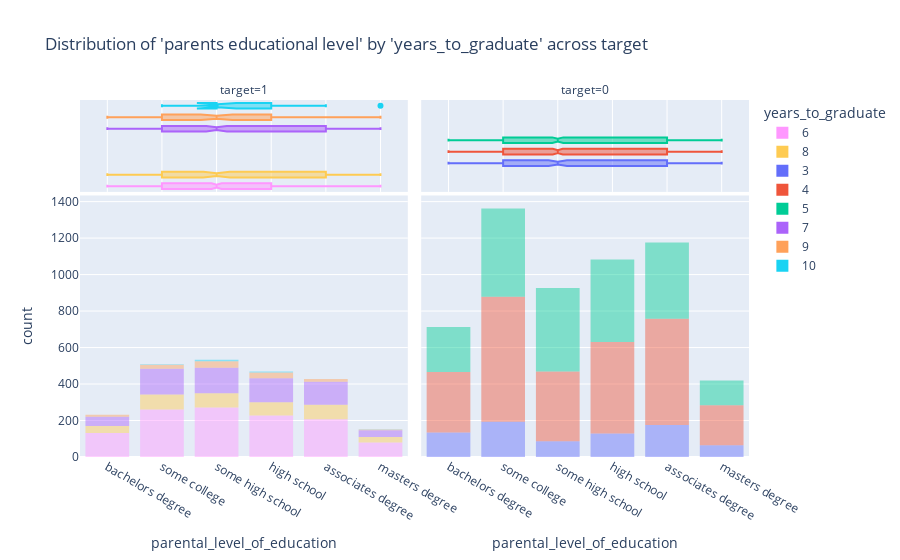

Source (notebook cell):
### Code cell
fig = px.histogram(df_full_train, 
                   x='parental_level_of_education', 
                   color='years_to_graduate', 
                   facet_col='target',
                   opacity=0.45,
                   category_orders=dict(years_to_graduate=['3', '4', '5', '6', '7', '8', '9', '10']),
                   marginal='box',
                   title="Distribution of 'parents educational level' by 'years_to_graduate' across target")
fig.show()

### Figure 1 — Plotly figure (JSON) as saved in the notebook; plotly's stock layout.template omitted (floating-point values rounded to 4 significant figures; data arrays with more than 128 entries replaced by an {"elided": "..."} marker saying what was removed)
{"data": [{"alignmentgroup": "True", "bingroup": "x", "hovertemplate": "years_to_graduate=6<br>target=1<br>parental_level_of_education=%{x}<br>count=%{y}<extra></extra>", "legendgroup": "6", "marker": {"color": "#FF97FF", "opacity": 0.45, "pattern": {"shape": ""}}, "name": "6", "offsetgroup": "6", "orientation": "v", "showlegend": true, "type": "histogram", "x": {"elided": "1178 str values"}, "xaxis": "x", "yaxis": "y"}, {"alignmentgroup": "True", "hovertemplate": "years_to_graduate=6<br>target=1<br>parental_level_of_education=%{x}<extra></extra>", "legendgroup": "6", "marker": {"color": "#FF97FF"}, "name": "6", "notched": true, "offsetgroup": "6", "showlegend": false, "type": "box", "x": {"elided": "1178 str values"}, "xaxis": "x3", "yaxis": "y3"}, {"alignmentgroup": "True", "bingroup": "x", "hovertemplate": "years_to_graduate=8<br>target=1<br>parental_level_of_education=%{x}<br>count=%{y}<extra></extra>", "legendgroup": "8", "marker": {"color": "#FECB52", "opacity": 0.45, "pattern": {"shape": ""}}, "name": "8", "offsetgroup": "8", "orientation": "v", "showlegend": true, "type": "histogram", "x": {"elided": "380 str values"}, "xaxis": "x", "yaxis": "y"}, {"alignmentgroup": "True", "hovertemplate": "years_to_graduate=8<br>target=1<br>parental_level_of_education=%{x}<extra></extra>", "legendgroup": "8", "marker": {"color": "#FECB52"}, "name": "8", "notched": true, "offsetgroup": "8", "showlegend": false, "type": "box", "x": {"elided": "380 str values"}, "xaxis": "x3", "yaxis": "y3"}, {"alignmentgroup": "True", "bingroup": "x", "hovertemplate": "years_to_graduate=3<br>target=0<br>parental_level_of_education=%{x}<br>count=%{y}<extra></extra>", "legendgroup": "3", "marker": {"color": "#636efa", "opacity": 0.45, "pattern": {"shape": ""}}, "name": "3", "offsetgroup": "3", "orientation": "v", "showlegend": true, "type": "histogram", "x": {"elided": "783 str values"}, "xaxis": "x2", "yaxis": "y2"}, {"alignmentgroup": "True", "hovertemplate": "years_to_graduate=3<br>target=0<br>parental_level_of_education=%{x}<extra></extra>", "legendgroup": "3", "marker": {"color": "#636efa"}, "name": "3", "notched": true, "offsetgroup": "3", "showlegend": false, "type": "box", "x": {"elided": "783 str values"}, "xaxis": "x4", "yaxis": "y4"}, {"alignmentgroup": "True", "bingroup": "x", "hovertemplate": "years_to_graduate=4<br>target=0<br>parental_level_of_education=%{x}<br>count=%{y}<extra></extra>", "legendgroup": "4", "marker": {"color": "#EF553B", "opacity": 0.45, "pattern": {"shape": ""}}, "name": "4", "offsetgroup": "4", "orientation": "v", "showlegend": true, "type": "histogram", "x": {"elided": "2702 str values"}, "xaxis": "x2", "yaxis": "y2"}, {"alignmentgroup": "True", "hovertemplate": "years_to_graduate=4<br>target=0<br>parental_level_of_education=%{x}<extra></extra>", "legendgroup": "4", "marker": {"color": "#EF553B"}, "name": "4", "notched": true, "offsetgroup": "4", "showlegend": false, "type": "box", "x": {"elided": "2702 str values"}, "xaxis": "x4", "yaxis": "y4"}, {"alignmentgroup": "True", "bingroup": "x", "hovertemplate": "years_to_graduate=5<br>target=0<br>parental_level_of_education=%{x}<br>count=%{y}<extra></extra>", "legendgroup": "5", "marker": {"color": "#00cc96", "opacity": 0.45, "pattern": {"shape": ""}}, "name": "5", "offsetgroup": "5", "orientation": "v", "showlegend": true, "type": "histogram", "x": {"elided": "2193 str values"}, "xaxis": "x2", "yaxis": "y2"}, {"alignmentgroup": "True", "hovertemplate": "years_to_graduate=5<br>target=0<br>parental_level_of_education=%{x}<extra></extra>", "legendgroup": "5", "marker": {"color": "#00cc96"}, "name": "5", "notched": true, "offsetgroup": "5", "showlegend": false, "type": "box", "x": {"elided": "2193 str values"}, "xaxis": "x4", "yaxis": "y4"}, {"alignmentgroup": "True", "bingroup": "x", "hovertemplate": "years_to_graduate=7<br>target=1<br>parental_level_of_education=%{x}<br>count=%{y}<extra></extra>", "legendgroup": "7", "marker": {"color": "#ab63fa", "opacity": 0.45, "pattern": {"shape": ""}}, "name": "7", "offsetgroup": "7", "orientation": "v", "showlegend": true, "type": "histogram", "x": {"elided": "626 str values"}, "xaxis": "x", "yaxis": "y"}, {"alignmentgroup": "True", "hovertemplate": "years_to_graduate=7<br>target=1<br>parental_level_of_education=%{x}<extra></extra>", "legendgroup": "7", "marker": {"color": "#ab63fa"}, "name": "7", "notched": true, "offsetgroup": "7", "showlegend": false, "type": "box", "x": {"elided": "626 str values"}, "xaxis": "x3", "yaxis": "y3"}, {"alignmentgroup": "True", "bingroup": "x", "hovertemplate": "years_to_graduate=9<br>target=1<br>parental_level_of_education=%{x}<br>count=%{y}<extra></extra>", "legendgroup": "9", "marker": {"color": "#FFA15A", "opacity": 0.45, "pattern": {"shape": ""}}, "name": "9", "offsetgroup": "9", "orientation": "v", "showlegend": true, "type": "histogram", "x": ["some high school", "some high school", "high school", "some high school", "some college", "high school", "some high school", "high school", "high school", "high school", "high school", "some high school", "high school", "associates degree", "high school", "associates degree", "some high school", "some college", "some high school", "bachelors degree", "bachelors degree", "some college", "high school", "some college", "some college", "high school", "some high school", "some high school", "associates degree", "some high school", "some high school", "some college", "some high school", "bachelors degree", "some high school", "some high school", "bachelors degree", "high school", "high school", "high school", "some college", "some college", "some high school", "masters degree", "high school", "some high school", "some college", "some high school", "high school", "high school", "some college", "high school", "some college", "associates degree", "high school", "some college", "high school", "some college", "some high school", "bachelors degree", "some high school", "some college", "some college", "high school", "high school", "some high school", "some college", "some college", "high school", "bachelors degree", "bachelors degree", "associates degree", "associates degree", "bachelors degree", "some high school", "masters degree", "some high school", "some high school", "masters degree", "some high school", "associates degree", "high school", "bachelors degree", "high school", "masters degree", "some high school", "some high school", "associates degree", "some high school", "some college", "some high school", "some high school", "some college", "some high school", "associates degree", "some high school", "bachelors degree", "some high school", "associates degree", "high school", "some high school", "high school", "high school", "some high school", "high school", "some high school", "some college", "associates degree", "bachelors degree", "high school", "associates degree", "masters degree", "some college", "high school", "high school", "associates degree", "associates degree", "some high school", "associates degree"], "xaxis": "x", "yaxis": "y"}, {"alignmentgroup": "True", "hovertemplate": "years_to_graduate=9<br>target=1<br>parental_level_of_education=%{x}<extra></extra>", "legendgroup": "9", "marker": {"color": "#FFA15A"}, "name": "9", "notched": true, "offsetgroup": "9", "showlegend": false, "type": "box", "x": ["some high school", "some high school", "high school", "some high school", "some college", "high school", "some high school", "high school", "high school", "high school", "high school", "some high school", "high school", "associates degree", "high school", "associates degree", "some high school", "some college", "some high school", "bachelors degree", "bachelors degree", "some college", "high school", "some college", "some college", "high school", "some high school", "some high school", "associates degree", "some high school", "some high school", "some college", "some high school", "bachelors degree", "some high school", "some high school", "bachelors degree", "high school", "high school", "high school", "some college", "some college", "some high school", "masters degree", "high school", "some high school", "some college", "some high school", "high school", "high school", "some college", "high school", "some college", "associates degree", "high school", "some college", "high school", "some college", "some high school", "bachelors degree", "some high school", "some college", "some college", "high school", "high school", "some high school", "some college", "some college", "high school", "bachelors degree", "bachelors degree", "associates degree", "associates degree", "bachelors degree", "some high school", "masters degree", "some high school", "some high school", "masters degree", "some high school", "associates degree", "high school", "bachelors degree", "high school", "masters degree", "some high school", "some high school", "associates degree", "some high school", "some college", "some high school", "some high school", "some college", "some high school", "associates degree", "some high school", "bachelors degree", "some high school", "associates degree", "high school", "some high school", "high school", "high school", "some high school", "high school", "some high school", "some college", "associates degree", "bachelors degree", "high school", "associates degree", "masters degree", "some college", "high school", "high school", "associates degree", "associates degree", "some high school", "associates degree"], "xaxis": "x3", "yaxis": "y3"}, {"alignmentgroup": "True", "bingroup": "x", "hovertemplate": "years_to_graduate=10<br>target=1<br>parental_level_of_education=%{x}<br>count=%{y}<extra></extra>", "legendgroup": "10", "marker": {"color": "#19d3f3", "opacity": 0.45, "pattern": {"shape": ""}}, "name": "10", "offsetgroup": "10", "orientation": "v", "showlegend": true, "type": "histogram", "x": ["high school", "some high school", "high school", "high school", "some college", "some high school", "some high school", "high school", "high school", "some high school", "high school", "some college", "some high school", "masters degree", "some high school", "some high school", "some high school", "associates degree", "some college"], "xaxis": "x", "yaxis": "y"}, {"alignmentgroup": "True", "hovertemplate": "years_to_graduate=10<br>target=1<br>parental_level_of_education=%{x}<extra></extra>", "legendgroup": "10", "marker": {"color": "#19d3f3"}, "name": "10", "notched": true, "offsetgroup": "10", "showlegend": false, "type": "box", "x": ["high school", "some high school", "high school", "high school", "some college", "some high school", "some high school", "high school", "high school", "some high school", "high school", "some college", "some high school", "masters degree", "some high school", "some high school", "some high school", "associates degree", "some college"], "xaxis": "x3", "yaxis": "y3"}], "layout": {"annotations": [{"font": {}, "showarrow": false, "text": "target=1", "x": 0.245, "xanchor": "center", "xref": "paper", "y": 1, "yanchor": "bottom", "yref": "paper"}, {"font": {}, "showarrow": false, "text": "target=0", "x": 0.755, "xanchor": "center", "xref": "paper", "y": 1, "yanchor": "bottom", "yref": "paper"}], "barmode": "relative", "legend": {"title": {"text": "years_to_graduate"}, "tracegroupgap": 0}, "title": {"text": "Distribution of 'parents educational level' by 'years_to_graduate' across target"}, "xaxis": {"anchor": "y", "domain": [0, 0.49], "title": {"text": "parental_level_of_education"}}, "xaxis2": {"anchor": "y2", "domain": [0.51, 1], "matches": "x", "title": {"text": "parental_level_of_education"}}, "xaxis3": {"anchor": "y3", "domain": [0, 0.49], "matches": "x", "showgrid": true, "showticklabels": false}, "xaxis4": {"anchor": "y4", "domain": [0.51, 1], "matches": "x", "showgrid": true, "showticklabels": false}, "yaxis": {"anchor": "x", "domain": [0, 0.7326], "title": {"text": "count"}}, "yaxis2": {"anchor": "x2", "domain": [0, 0.7326], "matches": "y", "showticklabels": false}, "yaxis3": {"anchor": "x3", "domain": [0.7426, 1], "matches": "y3", "showgrid": false, "showline": false, "showticklabels": false, "ticks": ""}, "yaxis4": {"anchor": "x4", "domain": [0.7426, 1], "matches": "y3", "showgrid": false, "showline": false, "showticklabels": false, "ticks": ""}}}
